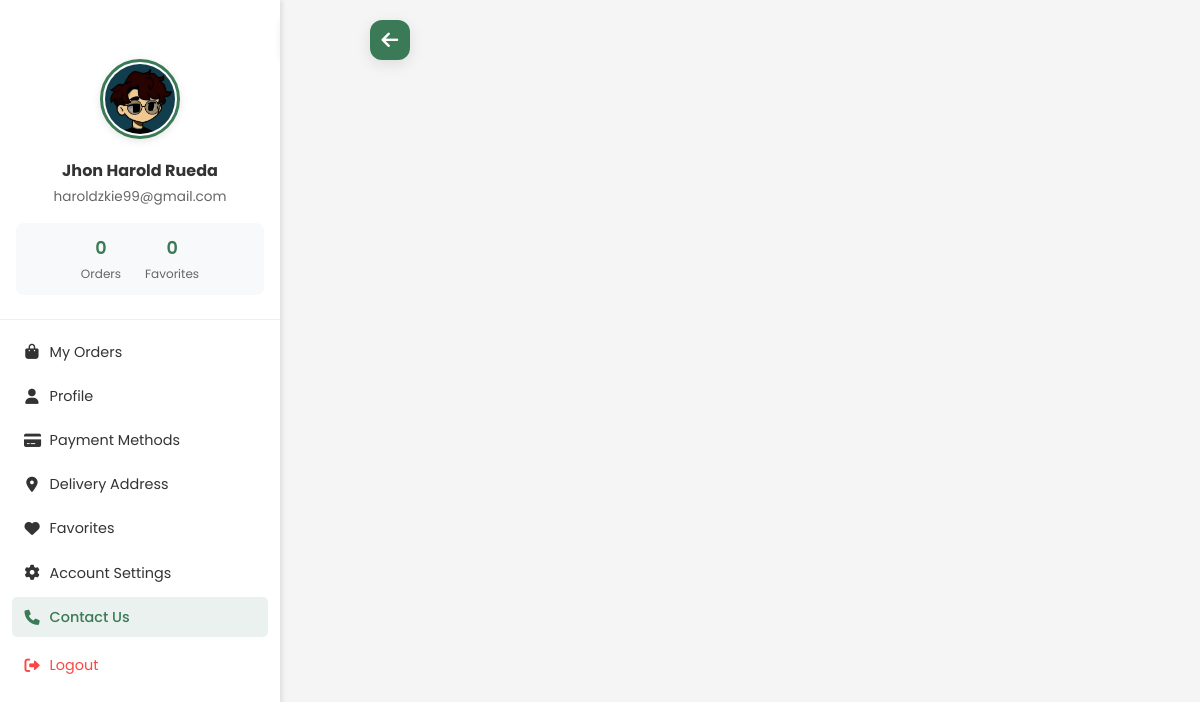
The page /user-dashboard/contact.php (signed in) on the database its author committed.
### tables this page shows
CREATE TABLE `users` (
  `user_id` int(11) NOT NULL,
  `username` varchar(50) NOT NULL,
  `first_name` varchar(50) NOT NULL,
  `last_name` varchar(50) NOT NULL,
  `email` varchar(100) NOT NULL,
  `phone_number` varchar(20) DEFAULT NULL,
  `password` varchar(255) NOT NULL,
  `full_name` varchar(100) GENERATED ALWAYS AS (concat(`first_name`,' ',`last_name`)) STORED,
  `profile_image` varchar(255) DEFAULT NULL,
  `role` enum('admin','customer','staff') NOT NULL DEFAULT 'customer',
  `created_at` timestamp NOT NULL DEFAULT current_timestamp(),
  `last_login` timestamp NULL DEFAULT NULL,
  `active` tinyint(1) DEFAULT 1,
  `phone` varchar(20) DEFAULT NULL,
  `birth_date` date DEFAULT NULL
);

### user-dashboard/contact.php (the view, shortened to what this page needs)
<?php
require_once '../connect.php';
$user_id = $_SESSION['user_id'];
$stmt = $conn->prepare("SELECT * FROM users WHERE user_id = ?");
$stmt->bind_param("i", $user_id);
$stmt->execute();
$result = $stmt->get_result();
$user = $result->fetch_assoc();
$orderCount = 0;
try {
    $orderStmt = $conn->prepare("SELECT COUNT(*) as order_count FROM orders WHERE user_id = ?");
    $orderStmt->bind_param("i", $user_id);
    $orderStmt->execute();
    $orderResult = $orderStmt->get_result();
    $orderCount = $orderResult->fetch_assoc()['order_count'];
} catch (Exception $e) {
    error_log("Error getting order count: " . $e->getMessage());
}
$favoriteCount = 0;
try {
    $favoriteStmt = $conn->prepare("SELECT COUNT(*) as favorite_count FROM favorites WHERE user_id = ?");
    $favoriteStmt->bind_param("i", $user_id);
    $favoriteStmt->execute();
    $favoriteResult = $favoriteStmt->get_result();
    $favoriteCount = $favoriteResult->fetch_assoc()['favorite_count'];
} catch (Exception $e) {
    error_log("Error getting favorite count: " . $e->getMessage());
}
?>
<!DOCTYPE html>
<html lang="en">
<head>
    <link rel="stylesheet" href="https://cdnjs.cloudflare.com/ajax/libs/font-awesome/6.0.0/css/all.min.css">
    <link rel="stylesheet" href="../css/user.css">
    <link rel="stylesheet" href="../css/settings.css">
</head>
<body>
        <aside class="sidebar">
            <div class="toggle-container">
                <button class="toggle-btn" id="sidebarToggle">
                    <i class="fa-solid fa-bars"></i>
                </button>
            </div>
            <div class="user-info">
                <img src="<?php echo !empty($user['profile_image']) ? '../' . $user['profile_image'] : '../assets/images/default-avatar.jpg'; ?>"
                     alt="User Avatar" class="user-avatar">
                <h3><?php echo $user['first_name'] . ' ' . $user['last_name']; ?></h3>
                <p><?php echo $user['email']; ?></p>
                <div class="user-stats">
                    <div class="stat">
                        <div class="stat-number"><?php echo isset($orderCount) ? $orderCount : '0'; ?></div>
                        <div class="stat-label">Orders</div>
                    </div>
                    <div class="stat">
                        <div class="stat-number"><?php echo isset($favoriteCount) ? $favoriteCount : '0'; ?></div>
                        <div class="stat-label">Favorites</div>
                    </div>
                </div>
            </div>
            <ul class="menu-items">
                <li><a href="user.php"><i class="fa-solid fa-bag-shopping"></i> My Orders</a></li>
                <li><a href="profile.php" ><i class="fa-solid fa-user"></i> Profile</a></li>
                <li><a href="payment.php"><i class="fa-solid fa-credit-card"></i> Payment Methods</a></li>
                <li><a href="address.php"><i class="fa-solid fa-location-dot"></i> Delivery Address</a></li>
                <li><a href="favorite.php"><i class="fa-solid fa-heart"></i> Favorites</a></li>
                <li><a href="settings.php"><i class="fa-solid fa-gear"></i> Account Settings</a></li>
                <li><a href="#" class="active"><i class="fa-solid fa-phone"></i> Contact Us</a></li>
                <li><a href="#" onclick="showLogoutModal(); return false;" class="logout-link">
                    <i class="fa-solid fa-right-from-bracket"></i> Logout
                </a></li>
            </ul>
        </aside>
        <main class="main-content">
        <a href="user.php" class="back-button">
        <i class="fa fa-arrow-left" aria-hidden="true"></i>
    </a>
        </main>
</body>
</html>

### css/user.css (style rules this page uses)
* { margin: 0; padding: 0; box-sizing: border-box; font-family: 'Poppins', sans-serif; }
:root { --primary-color: #3b7a57; --secondary-color: #2c5a3f; --text-color: #333; --bg-color: #f5f5f5; }
body { background-color: var(--bg-color); min-height: 100vh; overflow-x: hidden; }
.sidebar { width: 280px; background: white; height: calc(100vh - 60px); position: fixed; left: 0; top: 60px; transition: transform 0.3s ease, left 0.3s ease; z-index: 999; padding-top: 15px; box-shadow: 2px 0 5px rgba(0,0,0,0.1); overflow-y: auto; transform: translateX(0); }
.toggle-container { position: fixed; left: 280px; top: 75px; z-index: 1002; transition: left 0.3s ease; display: flex; align-items: center; justify-content: center; }
.toggle-btn { background: var(--primary-color); color: white; border: none; width: 40px; height: 40px; border-radius: 0 8px 8px 0; cursor: pointer; display: flex; align-items: center; justify-content: center; box-shadow: 2px 0 10px rgba(0,0,0,0.1); transition: all 0.3s ease; outline: none; padding: 0; }
.toggle-btn i { font-size: 20px; transition: transform 0.3s ease; }
.sidebar { width: 280px; background: white; height: calc(100vh - 60px); position: fixed; left: 0; top: 60px; transition: transform 0.3s ease, left 0.3s ease; z-index: 999; padding-top: 15px; box-shadow: 2px 0 5px rgba(0,0,0,0.1); overflow-y: auto; }
.main-content { flex: 1; margin-left: 280px; padding: 20px; transition: margin-left 0.3s ease; min-height: calc(100vh - 60px); margin-top: 60px; }

### css/settings.css (style rules this page uses)
body { background-color: var(--bg-color); min-height: 100vh; overflow-x: hidden; }
.back-button { position: fixed; left: calc(350px + 20px); top: 20px; width: 40px; height: 40px; background: var(--primary-color); border-radius: 12px; display: flex; align-items: center; justify-content: center; color: white; text-decoration: none; box-shadow: 0 4px 15px rgba(0, 0, 0, 0.1); transition: all 0.3s ease; z-index: 1000; }
.back-button i { font-size: 1.2rem; }
.main-content { flex: 1; margin-left: 280px; padding: 0.5rem 1.5rem; transition: all 0.3s ease; background-color: var(--bg-color); max-width: 1000px; height: 100vh; }
.sidebar { width: 280px; background: white; height: 100vh; position: fixed; left: 0; top: 0; transition: all 0.3s ease; z-index: 999; padding-top: 15px; box-shadow: 2px 0 5px rgba(0,0,0,0.1); overflow-y: auto; }
.toggle-container { position: fixed; left: 280px; top: 20px; z-index: 1002; transition: all 0.3s ease; }
.toggle-btn { background: var(--primary-color); color: white; border: none; width: 40px; height: 40px; border-radius: 0 8px 8px 0; cursor: pointer; display: flex; align-items: center; justify-content: center; box-shadow: 2px 0 10px rgba(0,0,0,0.1); transition: all 0.3s ease; }
.toggle-btn i { font-size: 20px; transition: transform 0.3s ease; }
.user-info { text-align: center; padding: 1.5rem 1rem; border-bottom: 1px solid #eee; margin-top: 20px; }
.user-avatar { width: 80px; height: 80px; border-radius: 50%; margin-bottom: 0.75rem; object-fit: cover; border: 3px solid var(--primary-color); padding: 2px; background: white; box-shadow: 0 2px 8px rgba(0,0,0,0.1); }
.user-info h3 { font-size: 1rem; margin-bottom: 0.25rem; color: var(--text-color); }
.user-info p { font-size: 0.85rem; color: #666; margin-bottom: 1rem; }
.user-stats { display: flex; justify-content: center; gap: 1.5rem; margin-top: 0.75rem; padding: 0.75rem; background: #f8f9fa; border-radius: 8px; }
.stat { text-align: center; }
.stat-number { font-weight: 600; color: var(--primary-color); font-size: 1.1rem; }
.stat-label { font-size: 0.75rem; color: #666; margin-top: 0.25rem; }
.menu-items { list-style: none; padding: 0.75rem; }
.menu-items li { margin-bottom: 0.25rem; }
.menu-items a { display: flex; align-items: center; gap: 0.6rem; padding: 0.6rem 0.75rem; color: var(--text-color); text-decoration: none; border-radius: 5px; transition: all 0.3s; font-size: 0.9rem; }
.menu-items i { width: 16px; text-align: center; font-size: 0.95rem; }
.menu-items a.active { background-color: rgba(59, 122, 87, 0.1); color: var(--primary-color); font-weight: 500; }
.menu-items .logout-link { color: #ff4444; margin-top: 0.5rem; }

### rows shown on the page
users: profile_image (picture), first_name "Jhon Harold", last_name "Rueda", email "haroldzkie99@gmail.com"

### other values the page prints
$orderCount "0"
$favoriteCount "0"
